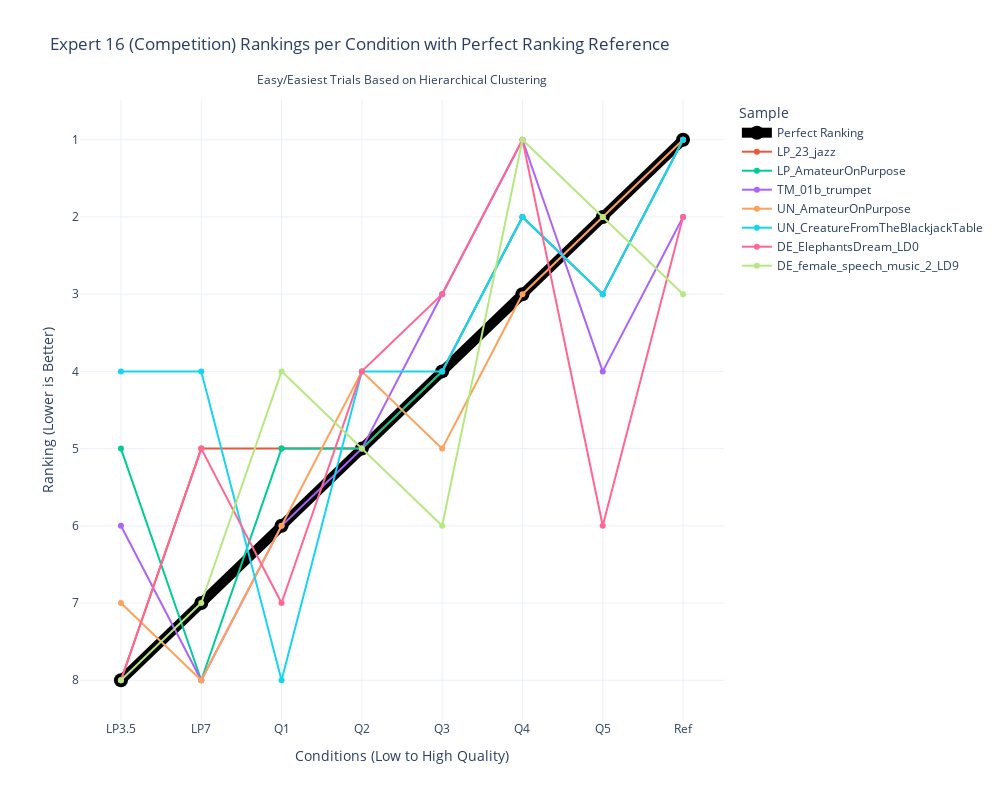

Write notebook code for a chart like this one.
### Code cell
# Spaghetti plot for Expert 16 rankings

# Reshape rankings data for Plotly
expert16_rankings_df = pd.DataFrame(reversed_expert16_rankings_easy_easiest, columns=conditions)
expert16_rankings_df['Sample'] = items[east_easiest_trial_indices]

# Melt dataframe for better visualization
expert16_rankings_df_melted = expert16_rankings_df.melt(id_vars=['Sample'], var_name='Condition', value_name='Ranking')

expert16_rankings_df_melted = pd.concat([perfect_df, expert16_rankings_df_melted])

# Create plot
fig = px.line(expert16_rankings_df_melted, x='Condition', y='Ranking', color='Sample', markers=True,
              title="Expert 16 (Competition) Rankings per Condition with Perfect Ranking Reference",
              labels={"Ranking": "Ranking (Lower is Better)", "Condition": "Conditions (Low to High Quality)"},
              template="plotly_white")

# Adjust figure dimensions
fig.update_layout(width=1000, height=800)

# Invert y-axis (lower ranks at top)
fig.update_yaxes(autorange="reversed")

# Modify the "Perfect Ranking" line to be more visible
fig.update_traces(
    selector=dict(name="Perfect Ranking"),
    line=dict(width=10, color='black'),
    marker=dict(size=14, color='black')
)

# Add subtitle
fig.update_layout(
    annotations=[
        dict(
            text="Easy/Easiest Trials Based on Hierarchical Clustering",
            x=0.5,
            y=1.05,
            xref="paper",
            yref="paper",
            showarrow=False,
            font=dict(size=12)
        )
    ]
)

# Show figure
fig.show()

### Figure 1 — Plotly figure (JSON) as saved in the notebook; plotly's stock layout.template omitted (floating-point values rounded to 4 significant figures)
{"data": [{"hovertemplate": "Sample=Perfect Ranking<br>Conditions (Low to High Quality)=%{x}<br>Ranking (Lower is Better)=%{y}<extra></extra>", "legendgroup": "Perfect Ranking", "line": {"color": "black", "dash": "solid", "width": 10}, "marker": {"color": "black", "size": 14, "symbol": "circle"}, "mode": "lines+markers", "name": "Perfect Ranking", "orientation": "v", "showlegend": true, "type": "scatter", "x": ["LP3.5", "LP7", "Q1", "Q2", "Q3", "Q4", "Q5", "Ref"], "xaxis": "x", "y": [8, 7, 6, 5, 4, 3, 2, 1], "yaxis": "y"}, {"hovertemplate": "Sample=LP_23_jazz<br>Conditions (Low to High Quality)=%{x}<br>Ranking (Lower is Better)=%{y}<extra></extra>", "legendgroup": "LP_23_jazz", "line": {"color": "#EF553B", "dash": "solid"}, "marker": {"symbol": "circle"}, "mode": "lines+markers", "name": "LP_23_jazz", "orientation": "v", "showlegend": true, "type": "scatter", "x": ["LP3.5", "LP7", "Q1", "Q2", "Q3", "Q4", "Q5", "Ref"], "xaxis": "x", "y": [8, 5, 5, 5, 4, 2, 3, 1], "yaxis": "y"}, {"hovertemplate": "Sample=LP_AmateurOnPurpose<br>Conditions (Low to High Quality)=%{x}<br>Ranking (Lower is Better)=%{y}<extra></extra>", "legendgroup": "LP_AmateurOnPurpose", "line": {"color": "#00cc96", "dash": "solid"}, "marker": {"symbol": "circle"}, "mode": "lines+markers", "name": "LP_AmateurOnPurpose", "orientation": "v", "showlegend": true, "type": "scatter", "x": ["LP3.5", "LP7", "Q1", "Q2", "Q3", "Q4", "Q5", "Ref"], "xaxis": "x", "y": [5, 8, 5, 5, 4, 2, 3, 1], "yaxis": "y"}, {"hovertemplate": "Sample=TM_01b_trumpet<br>Conditions (Low to High Quality)=%{x}<br>Ranking (Lower is Better)=%{y}<extra></extra>", "legendgroup": "TM_01b_trumpet", "line": {"color": "#ab63fa", "dash": "solid"}, "marker": {"symbol": "circle"}, "mode": "lines+markers", "name": "TM_01b_trumpet", "orientation": "v", "showlegend": true, "type": "scatter", "x": ["LP3.5", "LP7", "Q1", "Q2", "Q3", "Q4", "Q5", "Ref"], "xaxis": "x", "y": [6, 8, 6, 5, 3, 1, 4, 2], "yaxis": "y"}, {"hovertemplate": "Sample=UN_AmateurOnPurpose<br>Conditions (Low to High Quality)=%{x}<br>Ranking (Lower is Better)=%{y}<extra></extra>", "legendgroup": "UN_AmateurOnPurpose", "line": {"color": "#FFA15A", "dash": "solid"}, "marker": {"symbol": "circle"}, "mode": "lines+markers", "name": "UN_AmateurOnPurpose", "orientation": "v", "showlegend": true, "type": "scatter", "x": ["LP3.5", "LP7", "Q1", "Q2", "Q3", "Q4", "Q5", "Ref"], "xaxis": "x", "y": [7, 8, 6, 4, 5, 3, 2, 1], "yaxis": "y"}, {"hovertemplate": "Sample=UN_CreatureFromTheBlackjackTable<br>Conditions (Low to High Quality)=%{x}<br>Ranking (Lower is Better)=%{y}<extra></extra>", "legendgroup": "UN_CreatureFromTheBlackjackTable", "line": {"color": "#19d3f3", "dash": "solid"}, "marker": {"symbol": "circle"}, "mode": "lines+markers", "name": "UN_CreatureFromTheBlackjackTable", "orientation": "v", "showlegend": true, "type": "scatter", "x": ["LP3.5", "LP7", "Q1", "Q2", "Q3", "Q4", "Q5", "Ref"], "xaxis": "x", "y": [4, 4, 8, 4, 4, 2, 3, 1], "yaxis": "y"}, {"hovertemplate": "Sample=DE_ElephantsDream_LD0<br>Conditions (Low to High Quality)=%{x}<br>Ranking (Lower is Better)=%{y}<extra></extra>", "legendgroup": "DE_ElephantsDream_LD0", "line": {"color": "#FF6692", "dash": "solid"}, "marker": {"symbol": "circle"}, "mode": "lines+markers", "name": "DE_ElephantsDream_LD0", "orientation": "v", "showlegend": true, "type": "scatter", "x": ["LP3.5", "LP7", "Q1", "Q2", "Q3", "Q4", "Q5", "Ref"], "xaxis": "x", "y": [8, 5, 7, 4, 3, 1, 6, 2], "yaxis": "y"}, {"hovertemplate": "Sample=DE_female_speech_music_2_LD9<br>Conditions (Low to High Quality)=%{x}<br>Ranking (Lower is Better)=%{y}<extra></extra>", "legendgroup": "DE_female_speech_music_2_LD9", "line": {"color": "#B6E880", "dash": "solid"}, "marker": {"symbol": "circle"}, "mode": "lines+markers", "name": "DE_female_speech_music_2_LD9", "orientation": "v", "showlegend": true, "type": "scatter", "x": ["LP3.5", "LP7", "Q1", "Q2", "Q3", "Q4", "Q5", "Ref"], "xaxis": "x", "y": [8, 7, 4, 5, 6, 1, 2, 3], "yaxis": "y"}], "layout": {"annotations": [{"font": {"size": 12}, "showarrow": false, "text": "Easy/Easiest Trials Based on Hierarchical Clustering", "x": 0.5, "xref": "paper", "y": 1.05, "yref": "paper"}], "height": 800, "legend": {"title": {"text": "Sample"}, "tracegroupgap": 0}, "title": {"text": "Expert 16 (Competition) Rankings per Condition with Perfect Ranking Reference"}, "width": 1000, "xaxis": {"anchor": "y", "domain": [0, 1], "title": {"text": "Conditions (Low to High Quality)"}}, "yaxis": {"anchor": "x", "autorange": "reversed", "domain": [0, 1], "title": {"text": "Ranking (Lower is Better)"}}}}
